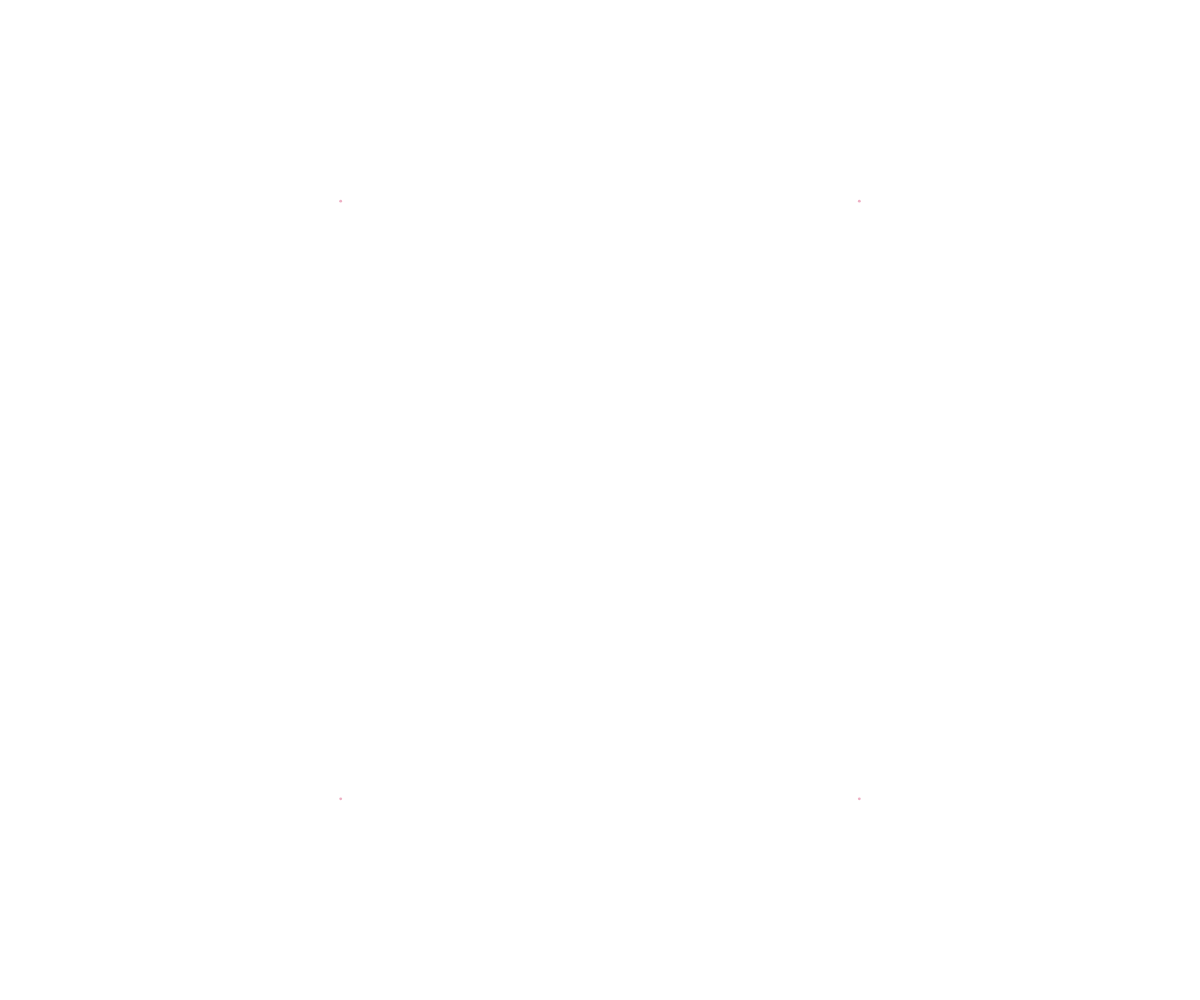
Frame 1 (no input)
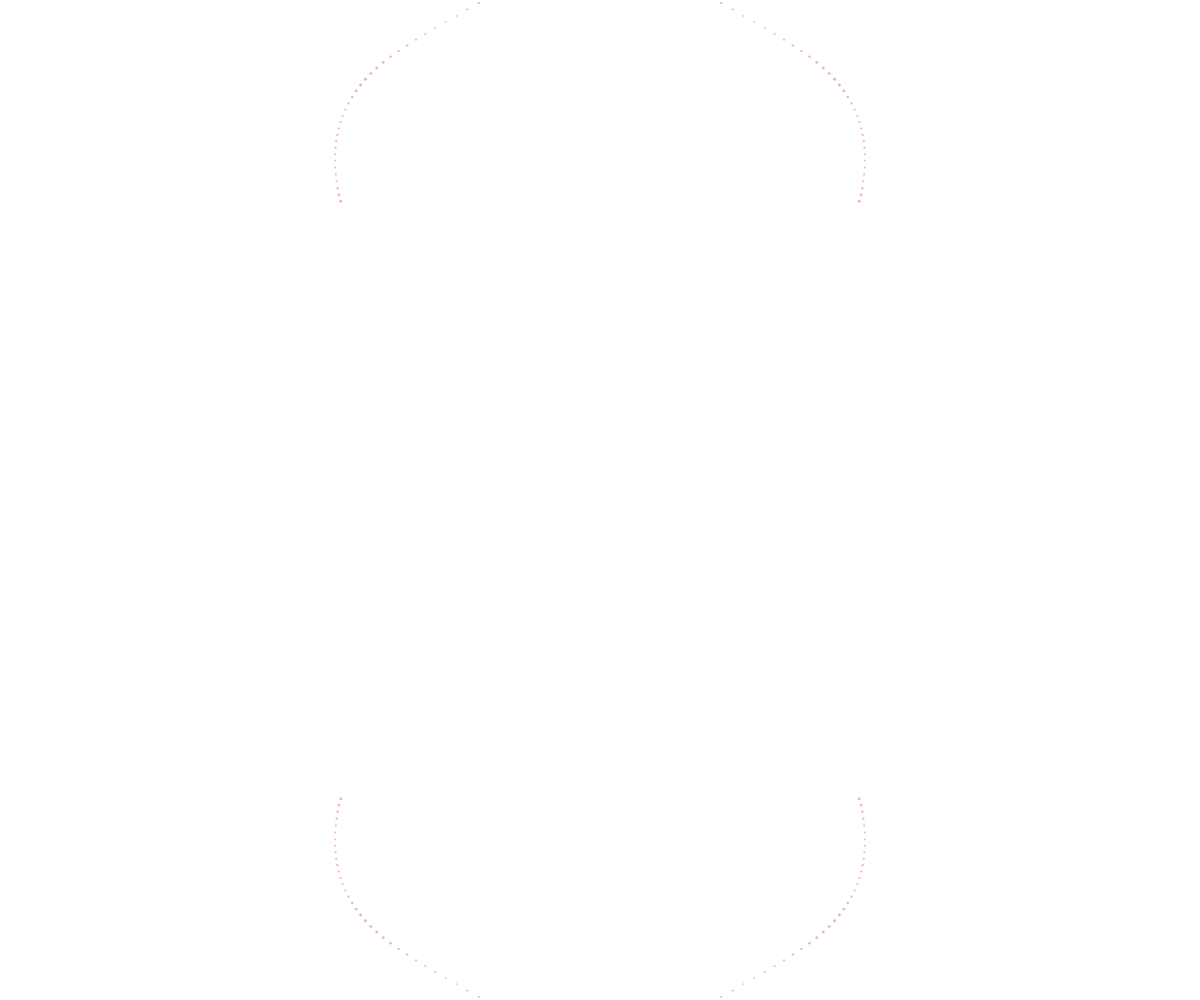
Frame 60 (no input)
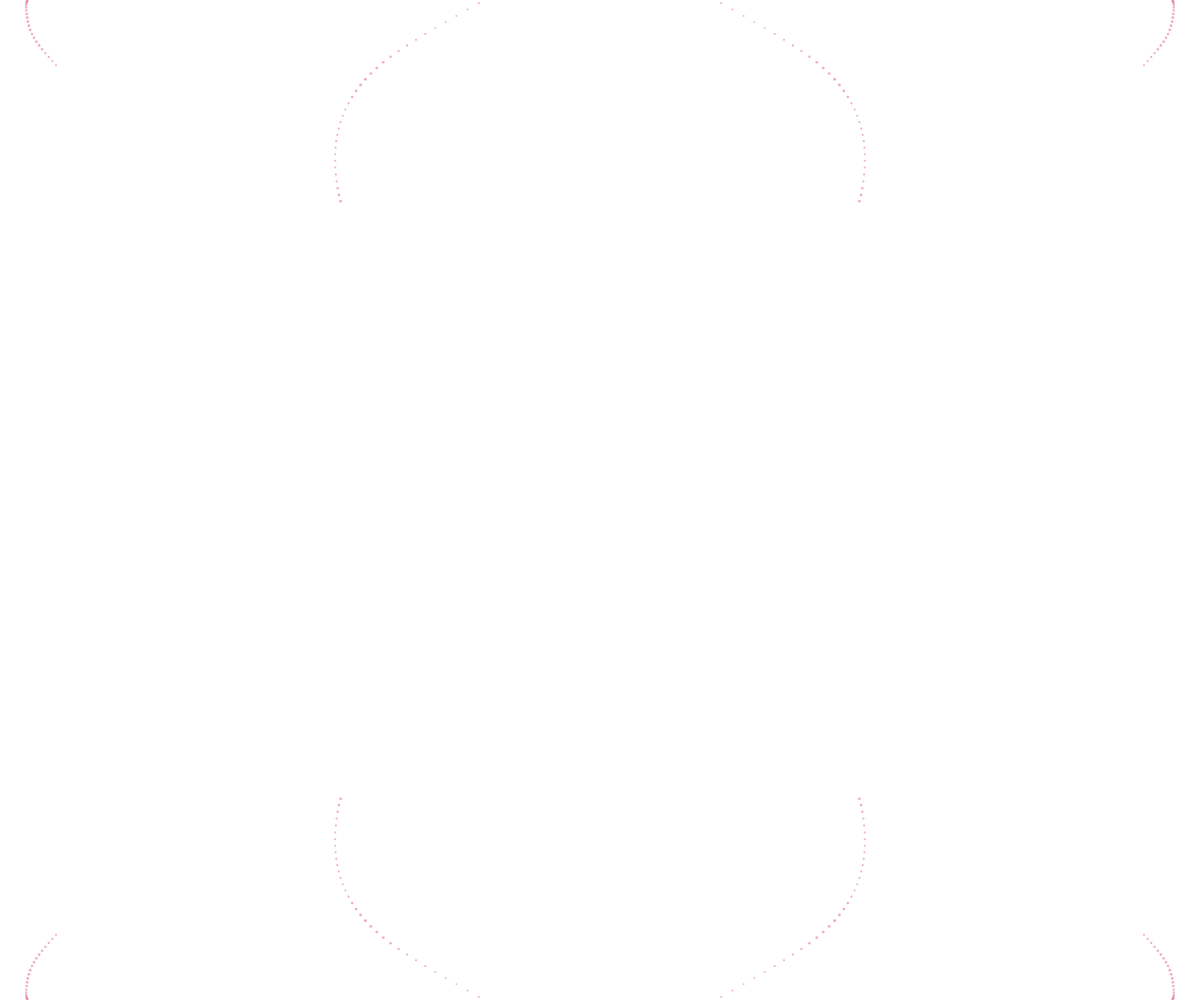
Frame 120 (the mouse pressed at the canvas centre since frame 60)

The p5.js sketch that drew these frames (run headless with seeded random() and noise() and a simulated clock; from frame 60 on, the mouse is pressed at the canvas centre):

// p5.js sketch
// ── sketch.js
function Walker(x, y) {
		this.loc = createVector(x, y);
		this.noff = createVector(random(10), random(10));
}

Walker.prototype.walk = function (x, y) {
    const maxV = 20;

		var lerpX = map(noise(this.noff.x, this.noff.y), 0, 1, maxV * -1, maxV);
		var lerpY = map(noise(this.noff.y, this.noff.x), 0, 1, maxV * -1, maxV);

    this.loc.add(createVector(lerpX, lerpY));

    var nLerpX = map(noise(this.loc.y), 0, 1, 0, 0.02);
    var nLerpY = map(noise(this.loc.x), 0, 1, 0, 0.02);

		this.noff.add(nLerpX, nLerpY);

		this.loc.x = constrain(this.loc.x, 0, width);
		this.loc.y = constrain(this.loc.y, 0, height);
};

Walker.prototype.mirror = function (time) {
  if (this.loc.x === 0 || this.loc.x === width || this.loc.y === 0 || this.loc.y === height) {
    return;
  }
	noStroke();
  var n = noise(time);
  fill(206, 33, 89, map(n, 0, 1, 80, 100));
  var radius = map(n, 0, 1, 1, 4);
	ellipse(this.loc.x, this.loc.y, radius, radius);
  ellipse(this.loc.x, height - this.loc.y, radius, radius);
  ellipse(width - this.loc.x, this.loc.y, radius, radius);
  ellipse(width - this.loc.x, height - this.loc.y, radius, radius);
};

var FRAME_RATE = 80
var interval = 40 * FRAME_RATE;
var cleaning = false;
var transparency = 0;
var walker, intervalId;

function mySetup() {
  walker = new Walker(random() * width, random() * height);
}

function pause(frame) {
  clearInterval(intervalId);
  intervalId = setTimeout(function() {
    noLoop();
  }, 0)

  intervalId = setTimeout(function() {
    loop();
    mySetup();
  }, map(noise(frame), 0, 1, 0.5, 2) * FRAME_RATE)
}

function setup() {
  createCanvas(windowWidth, windowHeight);
  frameRate(FRAME_RATE);
  background(255);
  mySetup();
}

function draw() {
  if (frameCount % interval === 0) {
    cleaning = true;
  }

  if (cleaning) {
    transparency += 0.2;
  }

  if (transparency >= 100) {
    transparency = 0;
    cleaning = false;
  }

  background(255, transparency);


  if (random() < 0.0015) {
    pause(frameCount);
  }

  if (transparency < 40) {
    walker.walk();
    walker.mirror(frameCount * 0.1);
  }
}
